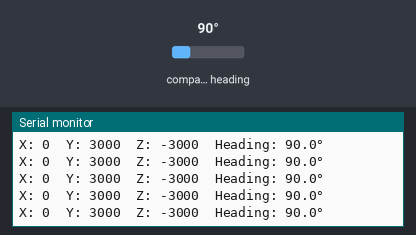
The sketch below on a simulated Arduino Uno, built for the host (arithmetic inside an expression is 32-bit, double 64-bit). Shown: the last lines printed to the serial monitor. Wiring (inferred from the names in the program): QMC5883L compass at I2C address 0x0D. Inputs (shaded band) come from the test bench; at power-on: compass heading 90°.

Above: at 1.2 s.
1.3 s: compass heading set to 7°
At 1.33 s:
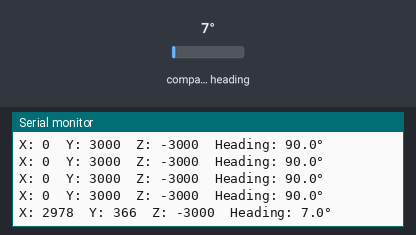
2.8 s: compass heading set to 180°
At 2.85 s:
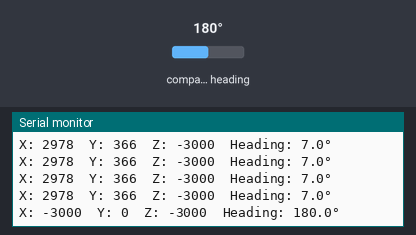
Timing chart, 0 to 5.8 s (numbered marks = the images above; inputs shaded):
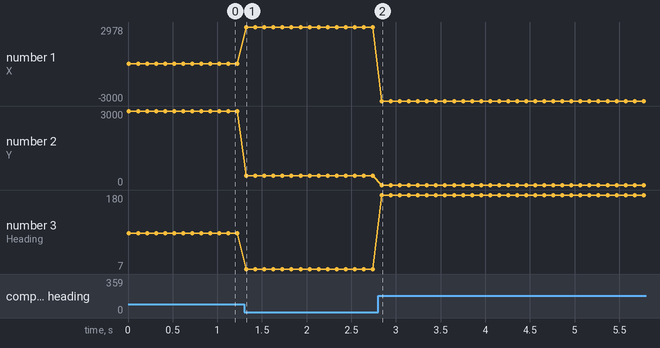

The sketch:

COMPASS_QMC5883_RP2040.ino
```cpp
#include "QMC5883.h"

QMC5883 compass;

void setup() {
    Serial.begin(115200);
    compass.init();
}

void loop() {
    // Update magnetometer data
    compass.update();

    // Option 1: Get raw data
    const MagData& data = compass.getData();

    Serial.print("X: ");
    Serial.print(data.x);
    Serial.print("\tY: ");
    Serial.print(data.y);
    Serial.print("\tZ: ");
    Serial.print(data.z);
    Serial.print("\tHeading: ");
    Serial.print(data.heading, 1);
    Serial.println("°");

    // Option 2: Get raw data
    int16_t x = compass.getX();
    int16_t y = compass.getY();
    int16_t z = compass.getZ();

    delay(100);
}
```

QMC5883.cpp
```cpp
#include "QMC5883.h"
#include <math.h>

void QMC5883::init() {
    // Configure I2C pins
    Wire1.setSDA(QMC5883_SDA_PIN);
    Wire1.setSCL(QMC5883_SCL_PIN);
    Wire1.begin();
    Wire1.setClock(400000);

    // Set continuous measurement mode
    Wire1.beginTransmission(QMC5883_ADDR);
    Wire1.write(REG_CONFIG_1);
    Wire1.write(MODE_CONTINUOUS);
    Wire1.endTransmission();

    delay(10);

    // Initialize data structure
    mag_data = {0};
}

void QMC5883::readRawData() {
    Wire1.beginTransmission(QMC5883_ADDR);
    Wire1.write(REG_OUT_X_L);
    Wire1.endTransmission(false);

    Wire1.requestFrom(QMC5883_ADDR, (uint8_t)6);

    if (Wire1.available() == 6) {
        uint8_t xl = Wire1.read();
        uint8_t xh = Wire1.read();
        uint8_t yl = Wire1.read();
        uint8_t yh = Wire1.read();
        uint8_t zl = Wire1.read();
        uint8_t zh = Wire1.read();

        mag_data.x = (int16_t)(xh << 8 | xl);
        mag_data.y = (int16_t)(yh << 8 | yl);
        mag_data.z = (int16_t)(zh << 8 | zl);
    }
}

void QMC5883::calculateHeading() {
    // Calculate heading from X and Y components
    float heading = atan2f((float)mag_data.y, (float)mag_data.x) * 180.0f / M_PI;

    // Normalize to 0-360 degrees
    if (heading < 0) {
        heading += 360.0f;
    }

    mag_data.heading = heading;
}

void QMC5883::update() {
    readRawData();
    calculateHeading();
}
```

QMC5883.h
```cpp
#ifndef QMC5883_H
#define QMC5883_H

#include <Wire.h>

// I2C configuration
#define QMC5883_ADDR 0x0D
#define QMC5883_SDA_PIN 10
#define QMC5883_SCL_PIN 11

// Register addresses
#define REG_OUT_X_L   0x00
#define REG_OUT_X_M   0x01
#define REG_OUT_Y_L   0x02
#define REG_OUT_Y_M   0x03
#define REG_OUT_Z_L   0x04
#define REG_OUT_Z_M   0x05
#define REG_STATUS    0x06
#define REG_CONFIG_1  0x09
#define REG_CONFIG_2  0x0A

// Configuration values
#define MODE_CONTINUOUS 0x01
#define MODE_STANDBY    0x00

// Magnetometer data structure
struct MagData {
    int16_t x;  // Raw magnetic field X
    int16_t y;  // Raw magnetic field Y
    int16_t z;  // Raw magnetic field Z
    float heading;  // Calculated heading in degrees (0-360)
};

class QMC5883 {
public:
    void init();
    void update();

    // Data access
    const MagData& getData() const { return mag_data; }

    // Individual getters
    int16_t getX() const { return mag_data.x; }
    int16_t getY() const { return mag_data.y; }
    int16_t getZ() const { return mag_data.z; }
    float getHeading() const { return mag_data.heading; }

private:
    MagData mag_data;
    void readRawData();
    void calculateHeading();
};

#endif
```

Measured:
- after the input at 1.3 s, the serial monitor: prints a new line at once (image 1)
- after the input at 2.8 s, the serial monitor: prints a new line at once (image 2)
- plotted number 1: 0 → 2978 after the input at 1.3 s
- plotted number 2: 3000 → 366 after the input at 1.3 s
- plotted number 3: 90 → 7 after the input at 1.3 s, 7 → 180 after the input at 2.8 s
